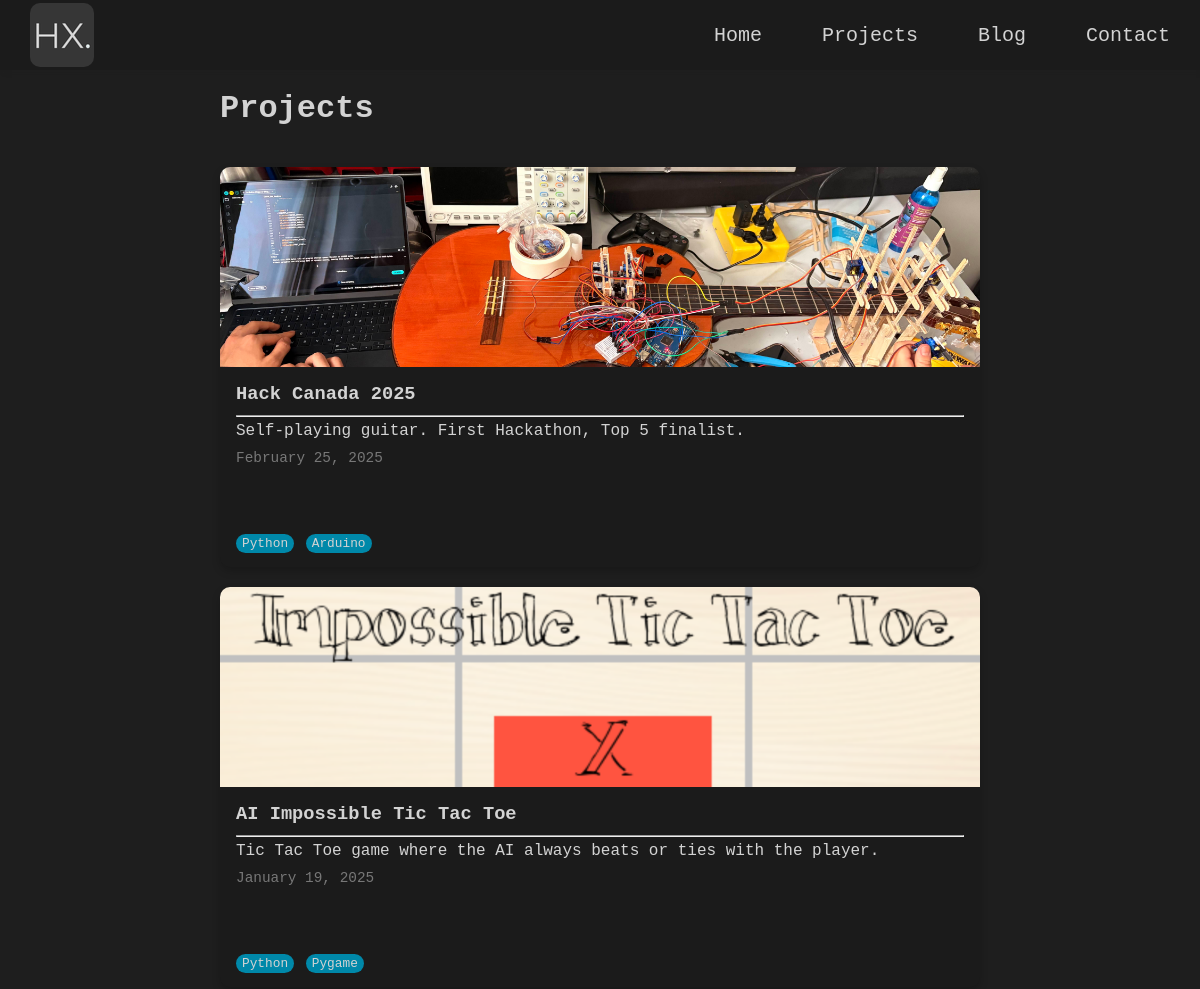
The page /projects/ (upper part) on the database as committed earlier.
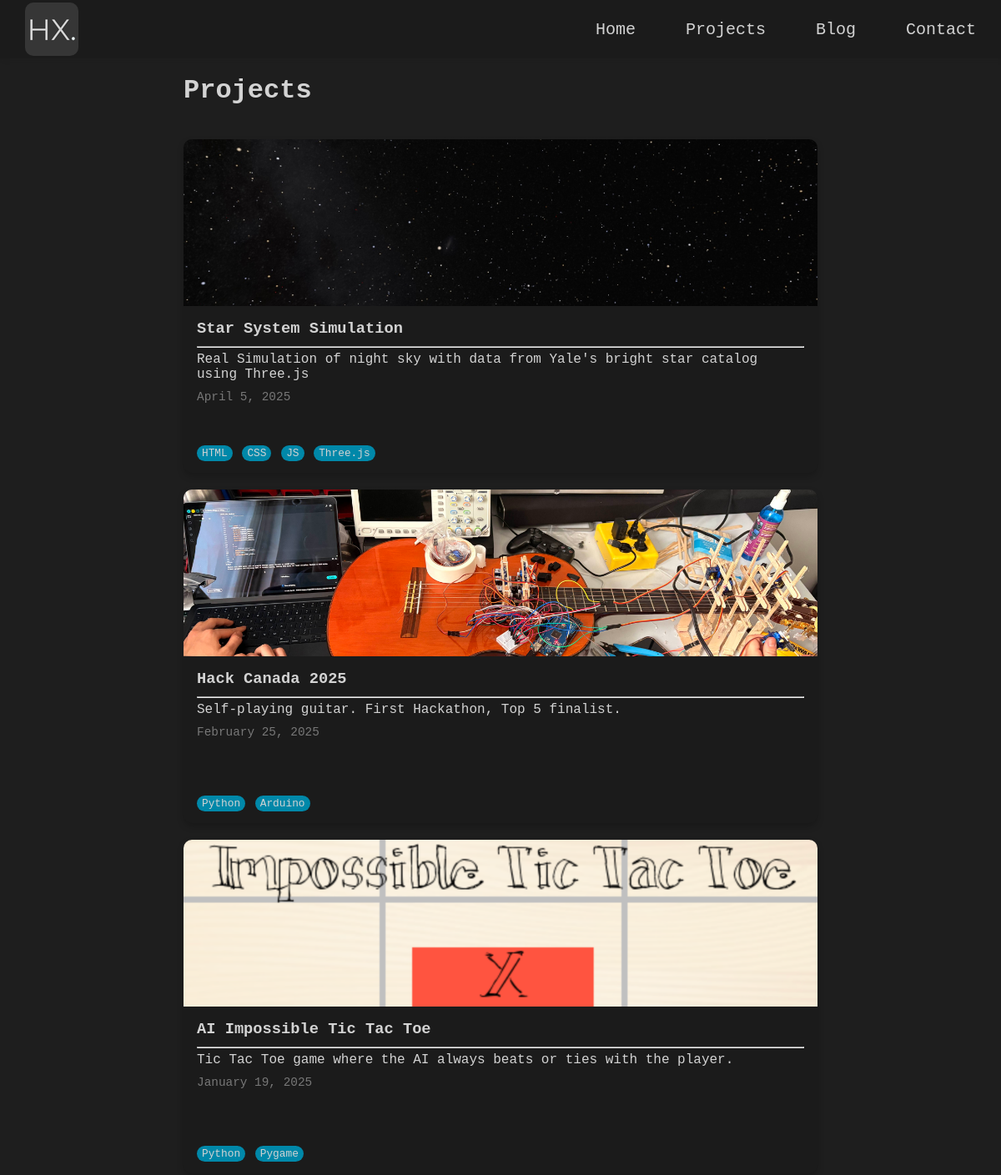
The same page on the database as committed later.
### main/models.py (models this page shows, shortened)
class Project(models.Model):
    title = models.CharField(max_length=200)
    slug = models.SlugField(unique=True, max_length=200)
    image = models.ImageField(upload_to='images/')
    description = models.TextField()
    content = RichTextField()
    date = models.DateTimeField()
    tags = models.ManyToManyField(Tag, related_name='projects')
    is_active = models.BooleanField(default=False)
    class Meta:
        ordering = ['-date']  # Sort by most recent

class Tag(models.Model):
    name = models.CharField(max_length=50)

### main/views.py (the view)
# urls.py: path('projects/', project_list_view, name='projects_list'),
def project_list_view(request):
    projects = Project.objects.all()
    return render(request, 'main/projects_list.html', {'projects': projects})

### main/templates/main/projects_list.html (shortened to what this page needs)
{% extends 'main/base.html' %} {% load static %} {% block content %}
<div class="posts-container">
  <h1>Projects</h1>
  {% for project in projects %}
    {% if project.is_active %}
      <a class="card-wrapper" href="{% url 'project_detail' project.slug %}">
        <div class="card">
          <img src="{{ project.image.url }}"/>
          <div class="post-content-container">
            <h3><b>{{ project.title }}</b></h3>
            <hr>
            <p>{{ project.description }}</p>
            <p class="date">{{ project.date|date:"F j, Y" }}</p>
            <div class="tags">
              {% for tag in project.tags.all %}
                <span>{{ tag.name }}</span>
              {% endfor %}
            </div>
          </div>
        </div>
      </a>
    {% endif %}
  {% endfor %}
</div>
{% endblock %}

### main/templates/main/base.html (shortened to what this page needs)
{% load static %}
<!DOCTYPE html>
<html lang="en">
<head>
  <link rel="stylesheet" href="{% static 'css/styles.css' %}" />
  <link rel="stylesheet" href="https://cdnjs.cloudflare.com/ajax/libs/font-awesome/6.6.0/css/all.min.css"
 />
  <link rel="stylesheet" href="https://cdnjs.cloudflare.com/ajax/libs/highlight.js/11.11.1/styles/tokyo-night-dark.min.css" />
</head>
<body>
  <nav>
    <ul>
      <li>
        <a href="{% url 'home' %}"><img class="logo" src="{% static 'images/HX.png' %}" alt="logo" /></a>
      </li>
      <li class="hide-on-mobile">
        <a href="{% url 'home' %}">Home</a>
      </li>
      <li class="hide-on-mobile">
        <a href="{% url 'projects_list' %}">Projects</a>
      </li>
      <li class="hide-on-mobile">
        <a href="{% url 'blogs_list' %}">Blog</a>
      </li>
      <li class="hide-on-mobile">
        <a href="{% url 'contact' %}">Contact</a>
      </li>
    </ul>
  </nav>
  {% block content %}{% endblock %}
</body>
</html>

### main/static/css/styles.css (style rules this page uses)
* { padding: 0; margin: 0; box-sizing: border-box; }
body { background-color: #1e1e1e; color: #d3d3d3; font-family: 'Courier New', Courier, monospace; min-height: 100vh; }
a { color: #d3d3d3; text-decoration: none; }
nav { background-color: #1b1b1b; box-shadow: 3px 3px 5px rgba(30, 30, 30, 0.1); }
nav ul { width: 100%; list-style: none; display: flex; justify-content: flex-end; align-items: center; }
nav li { height: 70px; }
nav a { height: 100%; padding: 0 30px; display: flex; align-items: center; transition: all 0.3s ease; font-size: 20px; }
nav li:first-child { margin-right: auto; }
.logo { border-radius: 10px; }
.posts-container { display: flex; flex-direction: column; gap: 20px; max-width: 100vh; margin: 0 auto; padding: 20px; }
.card { display: flex; flex-direction: column; justify-content: space-between; width: 100%; height: 400px; box-shadow: 0 4px 8px 0 rgba(0, 0, 0, 0.2); transition: 0.3s; border-radius: 10px; overflow: hidden; background-color: #1b1b1b; }
.card img { width: 100%; height: 200px; object-fit: cover; }
.card .post-content-container { padding: 16px; display: flex; flex-direction: column; justify-content: flex-start; height: 100%; }
.card h3 { margin-bottom: 10px; }
.card p { margin: 5px 0; }
.card .date { font-size: 0.9em; color: rgba(211, 211, 211, 0.5); }
.tags { margin-top: auto; font-size: 0.8em; color: #d3d3d3; }
.tags span { background-color: rgba(0, 136, 169, 1); border-radius: 50px; padding: 2px 6px; margin-right: 4px; }

Rows that differ between the two databases and show on the page:
now on this page (row edited): Project: image (picture), title "Star System Simulation", description "Real Simulation of night sky with data from Yale's bright star catalog using Three.js", date "April 5, 2025"
now on this page (row unchanged): Tag: name "HTML", shown under "Star System Simulation"
now on this page (row unchanged): Tag: name "CSS", shown under "Star System Simulation"
now on this page (row unchanged): Tag: name "JS", shown under "Star System Simulation"
now on this page (row unchanged): Tag: name "Three.js", shown under "Star System Simulation"
